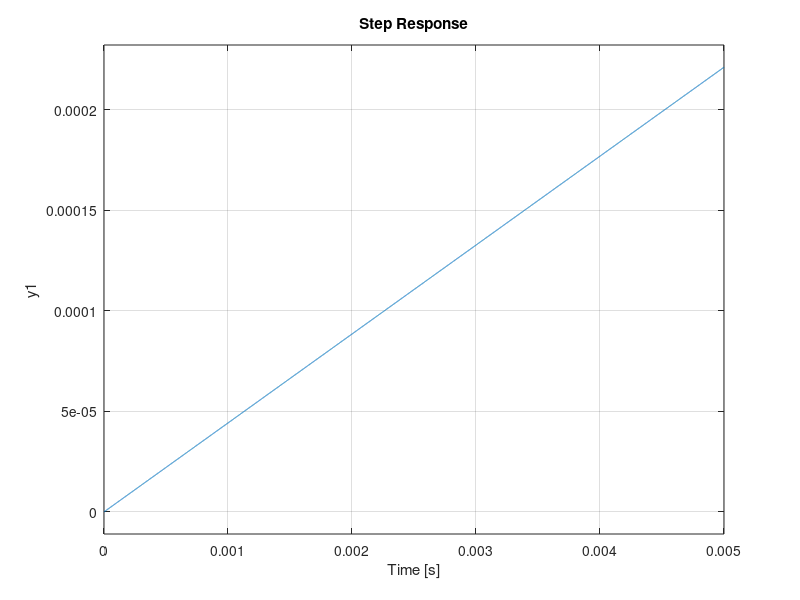

Recreate this plot in MATLAB. (Note: this script raises an error after producing the figure.)
s=tf('s');
sys_6 = 95665.01/(3.10*s^2 + 2160738.84*s + 95665.01)
sys_8 = 106169.59/(3.09*s^2 + 655775.87*s + 106169.59)
figure
step(sys_6)
%---values obtained from step response of sys--%
Kcr_8 = 3200000;
Pcr_8 = 0.002;

Kcr_6 = 250000;
Pcr_6 = 0.003;


K=0.01;
L=0.025;
T=0.3-L;

a=K*L/T;
Ti=2*L;
Td=L/2;

p=1.2/a;
Ki=Kp/Ti;
Kd=Kp*Td;
cont=pid(Kp,Ki,Kd)
figure
step(feedback(cont*sys_6,1))